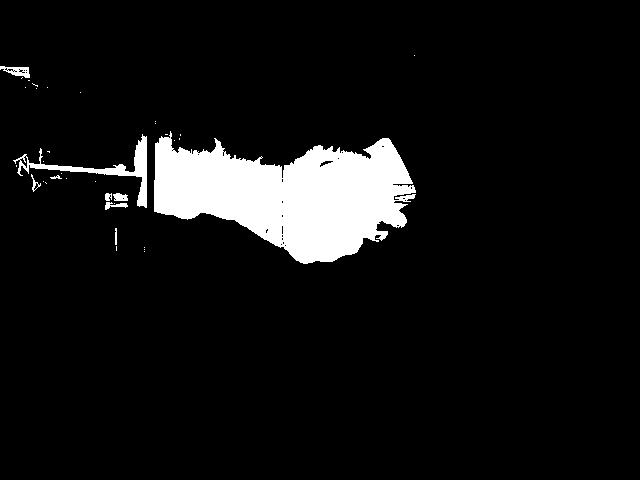
//> input picture 处理图/rgb_sub.png, 640 x 480 px
$ ./block_mrf   (built with g++ and OpenCV 4)
//> lines starting //> are read from the running program, lines starting //| are printed output that depends on the picture; after the words box and inside, x2 and y2 are one past the last pixel; in counts of white or black regions, pixels touching at a corner belong together
#include <iostream>
#include <opencv2\highgui\highgui.hpp>
#include <opencv2\core\core.hpp>
#include <opencv2\imgproc\imgproc.hpp>

using namespace std;
using namespace cv;

//定义块的大小
const int blk = 3;

//将原图中的0-255的黑白表示转化为 黑色为1 白色为-1 方便运算
int cal(uchar t) {
	if (t > 150)
		return -1;
	else
		return 1;
}

//对块做运算，计算块中的颜色多少。块中黑色多，则返回黑色1，否则返回白色-1
//参数分别为 需要处理的图像img，块的左上角坐标（x,y)
int block(Mat& img, int x, int y) {
	int cnt1 = 0, cnt2 = 0;

	//块中遍历
	for (int i = x; i < x + blk; ++i) {
		for (int j = y; j < y + blk; ++j) {
			if (cal(img.at<uchar>(i, j)) == 1)
				cnt1++;
			else
				cnt2++;
		}
	}

	if (cnt1 > cnt2)
		return 1;
	else
		return -1;
}

//整块改变，最后因效果较差，没有使用此方法
void change(Mat& img, int x, int y, uchar v) {
	for (int i = x; i < x + blk; ++i) {
		for (int j = y; j < y + blk; ++j) {
			img.at<uchar>(i, j) = v;
		}
	}
}

int main()
{
	Mat img;
	img = imread("D:\\pic\\rgb_sub.png");
//> img is the input picture: 480 rows x 640 cols, CV_8UC3; values 0 (black) and 200 (white), 7.5% white; 36 white regions (27 under 20 px), largest, box (x1, y1, x2, y2) and area: (154, 131, 416, 264) 21045, (13, 134, 147, 208) 1425, (0, 66, 30, 78) 192
	cout << CV_VERSION << endl;

	//转化为灰度图
	cvtColor(img, img, CV_RGB2GRAY);
	imshow("img", img);

	//计算行和列数 为遍历做准备
	int row = img.rows;
//> row = 480
	int col = img.cols;
//> col = 640
	cout << row << " " << col << endl;
//| 480 640
	cout << img.channels() << endl;
//| 1

	Mat img1 = img;

	//设置MRF所需的参数，势函数定义见文档
	//h代表对整体图像取值的偏向，beta代表相邻的像素点的影响，eta代表希望观测值和最终值相同，因为噪声比例不大
	double h = 0, beta = 500, eta = 0.1;

	//定义循环次数
	int cnt = 0;
	while (true) {
		cnt++;

		//记录修改的次数
		int tot = 0;

		//遍历图像
		for (int i = blk; i < row - blk - 1; ++i) {
			for (int j = blk; j < col - blk - 1; ++j) {

				//记录原来的颜色
				int t = cal(img.at<uchar>(i, j));

				//中间变量计算，代表当前块周围块的取值偏向
				double x = block(img, i - 1, j) + block(img, i + 1, j) + block(img, i, j - 1) + block(img, i, j + 1);

				//定义当前点为白色，计算势函数
				int t1 = -1;
				double E1 = h*t1 - beta*t1*x - eta*t1*block(img1, i, j);

				//定义当前点为黑色，计算势函数
				t1 = 1;
				double E2 = h*t1 - beta*t1*x - eta*t1*block(img1, i, j);

				//取势函数较小的答案
				if (E1 < E2) {
					img.at<uchar>(i, j) = 255;
				}
				else {
					img.at<uchar>(i, j) = 0;
				}
				if (t != cal(img.at<uchar>(i, j)))
					tot++;
			}
		}
		cout << tot << endl;

		//如果全图保持稳定，或者循环次数到达某个设定值，退出循环
		if (tot < 1)
			break;
		if (cnt > 4)
			break;
	}
//> this loop made 5 passes
//> tot on passes 1 to 5: 1762, 1497, 1403, 1354, 1319
//| 1762
//| 1497
//| 1403
//| 1354
//| 1319
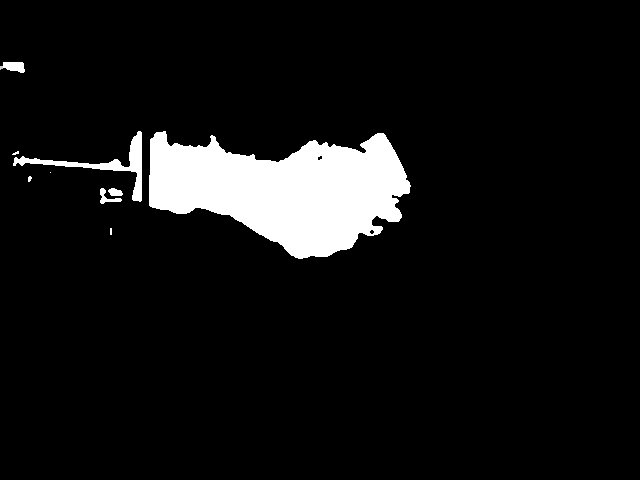
//> img: 480 rows x 640 cols, CV_8UC1; min 0, max 255, mean 19.1
//> after the loop, cnt = 5
	imshow("rgb_block_result", img);

	//输出图像
	imwrite("D:\\pic\\rgb_block_result_3_5.png", img);
	waitKey(24000);
	return 0;
}
